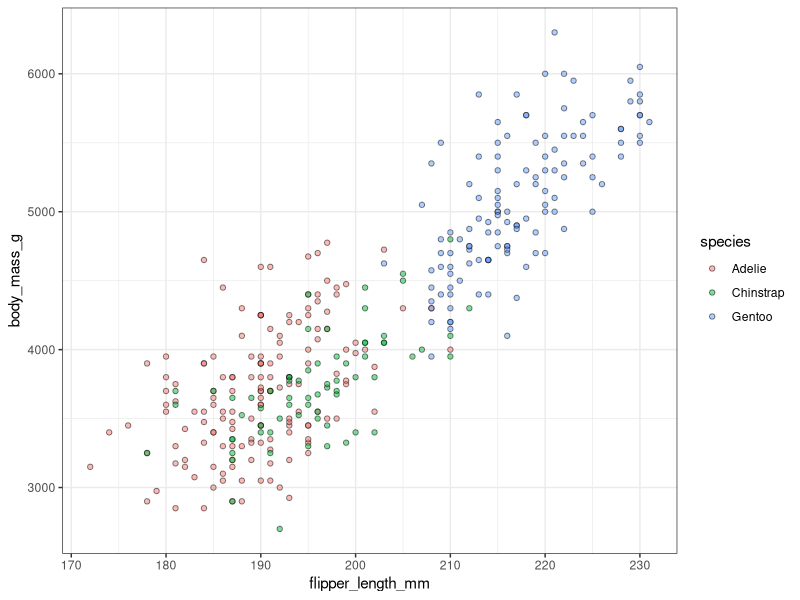
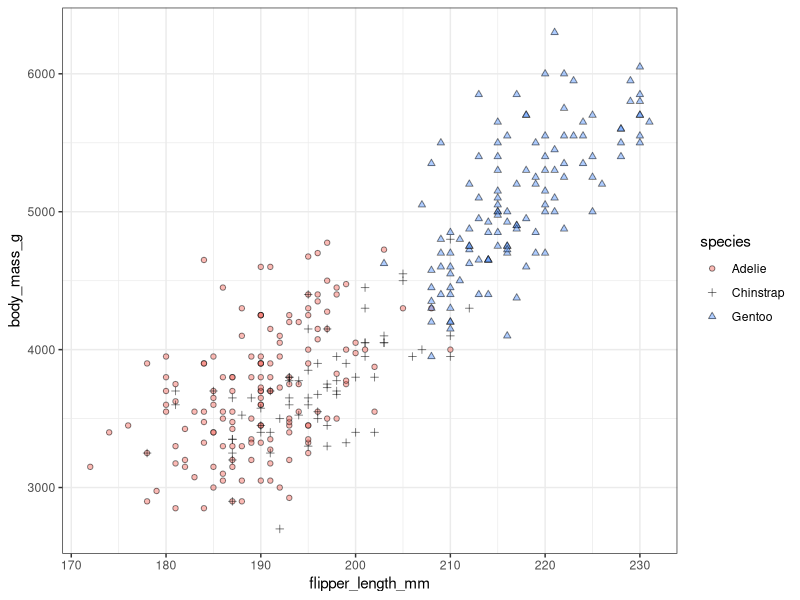
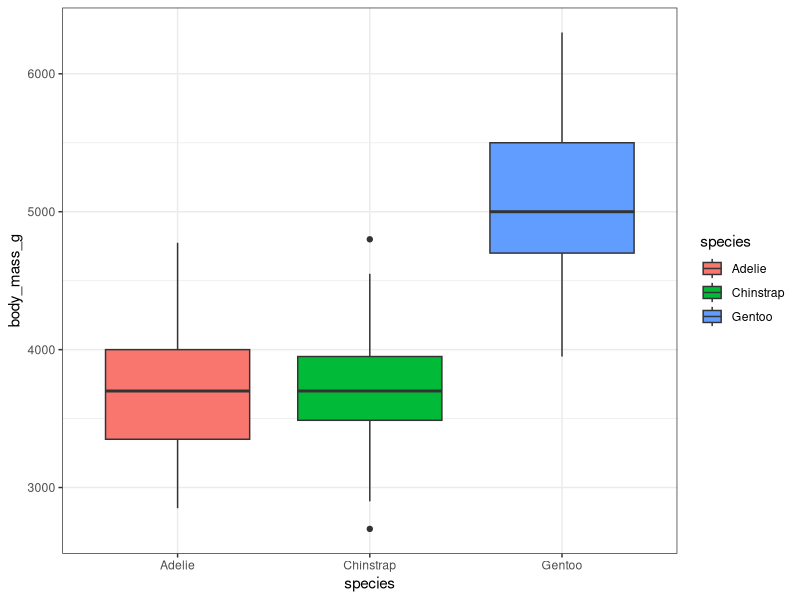

Generate these figures, in order, with R:
## ---- chunk 1
knitr::opts_chunk$set(echo = TRUE)
## ---- chunk 2
library(knitr)
## ---- chunk 3
library(tidyverse)
library(palmerpenguins)
data(package="palmerpenguins")
## ---- chunk 4
# throughout this document, the only purpose of the function `kable` is to provide nice visuals of the tables
kable(head(penguins))
## ---- chunk 5
ggplot(data=penguins, aes(x=flipper_length_mm, y=body_mass_g)) + 
  geom_point(aes(fill=species), shape=21, alpha=0.5) +
  theme_bw()
## ---- chunk 6
ggplot(data=penguins, aes(x=flipper_length_mm, y=body_mass_g)) + 
  geom_point(aes(shape=species, fill=species), alpha=0.5) +
  scale_shape_manual(values=c(21,3,24)) +
  theme_bw()
## ---- chunk 7
ggplot(data=penguins, aes(x=species, y=body_mass_g)) + 
  geom_boxplot(aes(fill=species)) +
  theme_bw()
